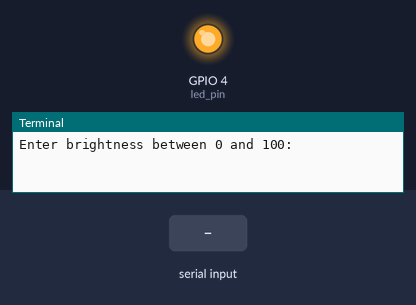
Recording of a program running on a simulated Raspberry Pi (BCM pin numbers). Parts: output pins drawn as LEDs (lit = HIGH), the last lines printed to the terminal. The test bench sets the inputs (shaded band).

Above: at 1.2 s.
1.3 s: "90" typed at the terminal, then Enter
At 2.1 s:
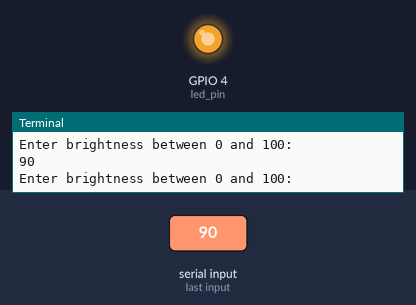
2.8 s: "0" typed at the terminal, then Enter
At 3.3 s:
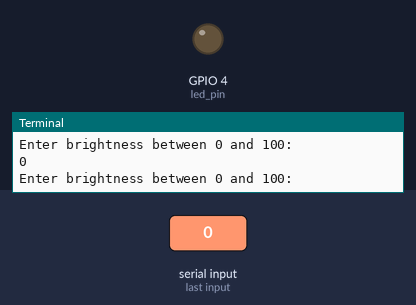
Timing chart, 0 to 5.8 s (numbered marks = the images above; inputs shaded):
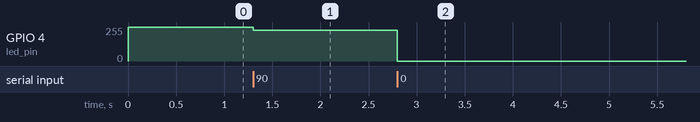

Measured:
- after the input at 1.3 s, GPIO 4 (led_pin): 255/255 → 230/255 at once
- after the input at 2.8 s, GPIO 4 (led_pin): 230/255 → 0/255 at once

The program:

led_brightness.py
```python
import RPi.GPIO as GPIO

led_pin = 4
GPIO.setmode(GPIO.BCM)
GPIO.setup(led_pin, GPIO.OUT)

pwm_led = GPIO.PWM(led_pin, 500)
pwm_led.start(100)

try:
	while True:
		duty_s = input("Enter brightness between 0 and 100:\n")
		duty = int(duty_s)
		pwm_led.ChangeDutyCycle(duty)
finally:
	print "Cleaning up!"
	GPIO.cleanup()
```
